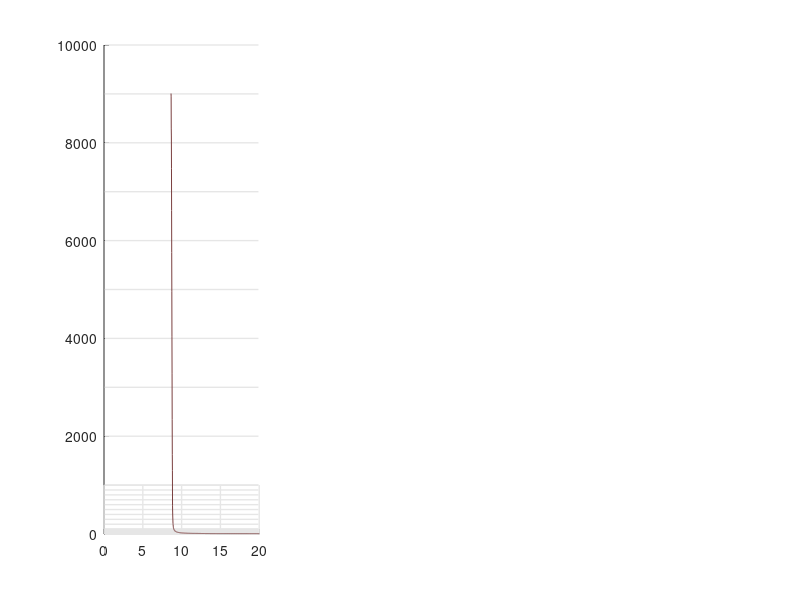

Recreate this plot in MATLAB. (Note: this script raises an error after producing the figure.)
summercc = flipud(summer(12));
autumncc = flipud(autumn(12));
wintercc = flipud(winter(12));
springcc = flipud(spring(12));
pinkcc = flipud(pink(12)); 
coolcc = (cool(12)); 
%% Input
% Growth rate fit to current data
w = 0.09;
year_rate_change = (2030);

% rate change for cumulative storage
rtarget4 = [0.072, 0.07217, 0.075, 0.0761]; % Central 4 Gt
rtarget5 = [0.088174, 0.08816, 0.0925, 0.0946]; % Delayed Electrification & Low land 5.5 Gt
rtarget4z = [0.080169, 0.080225, 0.0836, 0.0851]; % Net negative 4.7 Gt
rtarget2 = [0.0184, 0.0173, 0.0106, 0.0094]; % Low demand 2 Gt

% rate change for storage rate
rtarget316 = [0.075051, 0.07516, 0.07943, 0.0818]; % central 316 Mt/y
rtarget380 = [0.080391, 0.08075, 0.0862, 0.0886]; % Delayed Electrification 380 Mt/y
rtarget680 = [0.099612, 0.09984, 0.1088, 0.114]; % Low land 680 Mt/y
rtarget465 = [0.08692, 0.087245, 0.0935, 0.097]; % Net negative 465 Mt/y
rtarget240 = [0.06678, 0.066817, 0.0703, 0.072]; % Low demand  240 Mt/y

% resulting storage - C for cumulative storage
Qtarget4 =[505.4473, 362.7771, 50.7197, 35.5949]; % mod 506, 366, 50.6, 36.6 - obs 505.4473, 362.7771, 50.7197, 35.5949
Qtarget5 =[497.6503, 350.4581, 50.8073, 36.8461]; % mod 506, 366, 50.6, 36.6 - obs 497.6503, 350.4581, 50.8073, 36.8461
Qtarget4z =[500.2358, 360.2792, 50.8073, 36.0902]; % mod 506, 366, 50.6, 36.6 - obs 500.2358, 360.2792, 50.8073, 36.0902
Qtarget2 =[501.9670, 362.1510, 51.0713, 36.5292]; % mod 506, 366, 50.6, 36.6 - obs 501.9670, 362.1510, 51.0713, 36.5292

% resulting storage - C for storage rate
Qtarget316 = [509.8317, 355.9491, 50.3704, 36.6557]; % central 316 Mt/y
Qtarget380 = [508.0734, 349.2495, 50.0236, 36.7190]; % Delayed Electrification 380 Mt/y
Qtarget680 = [503.7042, 349.2495, 50.9832, 36.4033]; % Low land 680 Mt/y
Qtarget465 = [497.6503, 362.7771, 50.8073, 35.6564]; % Net negative 465 Mt/y
Qtarget240 = [497.6503, 360.2792, 50.1967, 36.9098]; % Low demand  240 Mt/y

% resulting year of peak injection for cumulative storage 
% peak_target4 = [2117.1, 2112.3, 2082.5, 2076.8];
% peak_target5 = [2100.9, 2096.9, 2072.6, 2068.1];
% peak_target4z = [2108.1, 2103.9, 2077.1, 2071.9];
% peak_target2 =[2350, 2350, 2350, 2350];

% resulting year of peak injection for storage rate
% peak_target316 = [2113.7, 2108.7, 2079.4, 2074];
% peak_target380 = [2107.9, 2103, 2075.5, 2070.6];
% peak_target680 = [2092.9, 2089, 2066.2, 2061.4];
% peak_target465 = [2101.9, 2098, 2072.1, 2066.7];
% peak_target240 = [2123.6, 2118.6, 2085.7, 2080];


%% Now plot target tradeoff curves
subplot(1,3,1)
hold on
axis_def = [0 20 1 1000];
line_grey = ones(1,3).*0.9;
for i=1:1:10
plot([axis_def(1)+0.1, axis_def(2)-0.1], [i i], 'linewidth', 1, 'color', line_grey,'HandleVisibility','off')
end
for i=10:10:101
plot([axis_def(1)+0.1, axis_def(2)-0.1], [i i], 'linewidth', 1, 'color', line_grey,'HandleVisibility','off')
end
for i=100:100:1000
plot([axis_def(1)+0.1, axis_def(2)-0.1], [i i], 'linewidth', 1, 'color', line_grey,'HandleVisibility','off')
end
for i=1000:1000:10000
plot([axis_def(1)+0.1, axis_def(2)-0.1], [i i], 'linewidth', 1, 'color', line_grey,'HandleVisibility','off')
end
for i=axis_def(1):5:axis_def(2)
plot([i, i], [axis_def(3) axis_def(4)], 'linewidth', 1, 'color', line_grey,'HandleVisibility','off')
end

% load cumulative storage contours 
% load('target4.txt')
% Rr = target4(:,1);  % growth rate
% M = target4(:,2); % Qmin
% plot(Rr.*100, M, 'k', 'color', pinkcc(end,:))
% hold on
 load('target5.txt')
 Rr = target5(:,1);  % growth rate
 M = target5(:,2); % Qmin
 plot(Rr.*100, M, 'k', 'color', pinkcc(end-1,:))
 hold on
% load('target4z.txt')
% Rr = target4z(:,1);  % growth rate
% M = target4z(:,2); % Qmin
% plot(Rr.*100, M, '-', 'color', pinkcc(end-2,:))
% hold on
% load('target2.txt')
% Rr = target2(:,1);  % growth rate
% M = target2(:,2); % Qmin
% plot(Rr.*100, M, '-', 'color', pinkcc(end-3,:))
% hold on
% load('target316.txt')
% Rr = target316(:,1);  % growth rate
% M = target316(:,2); % Qmin
% plot(Rr.*100, M, '-', 'color', pinkcc(end-4,:))
% hold on
%  load('target380.txt')
%  Rr = target380(:,1);  % growth rate
%  M = target380(:,2); % Qmin
%  plot(Rr.*100, M, '-', 'color', pinkcc(end-5,:))
%  hold on
 load('target680.txt')
 Rr = target680(:,1);  % growth rate
 M = target680(:,2); % Qmin
 plot(Rr.*100, M, '-', 'color', pinkcc(end-6,:))
 hold on
% load('target465.txt')
% Rr = target465(:,1);  % growth rate
% M = target465(:,2); % Qmin
% plot(Rr.*100, M, '-', 'color', pinkcc(end-7,:))
% hold on
% load('target240.txt')
% Rr = target240(:,1);  % growth rate
% M = target240(:,2); % Qmin
% plot(Rr.*100, M, '-', 'color', pinkcc(end-8,:))
% hold on
% plot onshore and USGS storage resource estimates 
yline(366);
yline(506);
yline(36.6);
yline(50.6);

    

% for i=1:length(Qtarget4)
%     cum_2030 = exp(year_rate_change.*w).*exp(-182.6431721);
%     C = (Qtarget4(i)-cum_2030);
%     plot(rtarget4(i).*100,C, '.','markersize', 30, 'color', coolcc(i+1,:),'HandleVisibility','off')
% end
% 
 for i=1:length(Qtarget5)
     cum_2030 = exp(year_rate_change.*w).*exp(-182.6431721);
     C = (Qtarget5(i)-cum_2030);
     plot(rtarget5(i).*100,C, '.','markersize', 30, 'color', autumncc(i+1,:),'HandleVisibility','off')
 end
% for i=1:length(Qtarget4z)
%     cum_2030 = exp(year_rate_change.*w).*exp(-182.6431721);
%     C = (Qtarget4z(i)-cum_2030);
%     plot(rtarget4z(i).*100,C, '.','markersize', 30, 'color', summercc(i+1,:),'HandleVisibility','off')
% end
% for i=1:length(Qtarget2)
%     cum_2030 = exp(year_rate_change.*w).*exp(-182.6431721);
%     C = (Qtarget2(i)-cum_2030);
%     plot(rtarget2(i).*100,C, '.','markersize', 30, 'color', wintercc(i+1,:),'HandleVisibility','off')
% end
% for i=1:length(Qtarget316)
%     cum_2030 = exp(year_rate_change.*w).*exp(-182.6431721);
%     C = (Qtarget316(i)-cum_2030);
%     plot(rtarget316(i).*100,C, '.','markersize', 30, 'color', coolcc(i+6,:),'HandleVisibility','off')
% end
%  for i=1:length(Qtarget380)
%      cum_2030 = exp(year_rate_change.*w).*exp(-182.6431721);
%      C = (Qtarget380(i)-cum_2030);
%      plot(rtarget380(i).*100,C, '.','markersize', 30, 'color', autumncc(i+6,:),'HandleVisibility','off')
%  end
 for i=1:length(Qtarget680)
     cum_2030 = exp(year_rate_change.*w).*exp(-182.6431721);
     C = (Qtarget680(i)-cum_2030);
     plot(rtarget680(i).*100,C, '.','markersize', 30, 'color', autumncc(i+7,:),'HandleVisibility','off')
 end
% for i=1:length(Qtarget465)
%     cum_2030 = exp(year_rate_change.*w).*exp(-182.6431721);
%     C = (Qtarget465(i)-cum_2030);
%     plot(rtarget465(i).*100,C, '.','markersize', 30, 'color', summercc(i+6,:),'HandleVisibility','off')
% end
% for i=1:length(Qtarget240)
%     cum_2030 = exp(year_rate_change.*w).*exp(-182.6431721);
%     C = (Qtarget240(i)-cum_2030);
%     plot(rtarget240(i).*100,C, '.','markersize', 30, 'color', wintercc(i+6,:),'HandleVisibility','off')
% end
% format plot
set(gca, 'YScale', 'log')
axis(axis_def)
box on
xlabel('Growth Rate [%]')
ylabel('Storage resource required [Gt]')

set(gca,'linewidth',1.5)

text(5.1, 6, sprintf('Cumulative storage by 2050'), 'fontsize', 14)
text(13.5, 14, sprintf('Storage rate by 2050'), 'fontsize', 14)
set(gca, 'Color', 'white');
set(gcf, 'Color', 'white');

legend({['5.5 Gt'],['680 Mt/yr']}, ...
    'Box', 'off',  'fontsize', 13,'location', 'southwest')